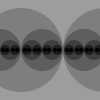
Frame 1 (no input)
Frame 60 (the mouse pressed at the canvas centre just before this capture): identical to frame 1, image omitted
Frame 120 (the mouse held since frame 60 and released just before this capture): identical to frame 1, image omitted

The Processing sketch that drew this single still picture (run headless with seeded random() and noise(); from frame 60 on, the mouse is pressed at the canvas centre):

// Processing sketch: Ex_31
// ── Ex_31.pde
int x = 63;  // X-coordinate
int r = 85;  // Starting radius
int n = 5;   // Number of recursions

void setup() { 
  size(100, 100); 
  noStroke(); 
} 
 
void draw() { 
  background(204);
  drawCircle(x, r, n); 
} 
 
void drawCircle(int x, int radius, int num) {                    
  float tt = 126 * num/4.0; 
  fill(tt); 
  ellipse(x, 50, radius*2, radius*2);      
  if (num > 0) { 
    drawCircle(x - radius/2, radius/2, num-1); 
    drawCircle(x + radius/2, radius/2, num-1); 
  } 
}
